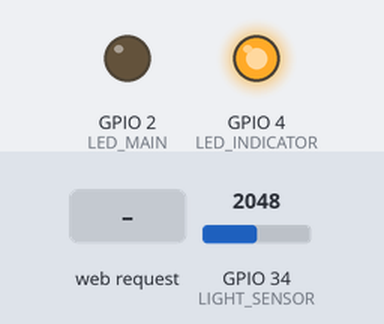
Simulated run of this sketch. Board: ESP32. Shown: output pins drawn as LEDs (lit = HIGH). The test bench sets the inputs (shaded band); at power-on: GPIO 34 (LIGHT_SENSOR) = 2048. WiFi joins after 1.5 s; servers stay silent unless stated; what the sketch prints to the serial monitor is not drawn.

Above: at 2.7 s.
2.8 s: GPIO 34 (LIGHT_SENSOR) set to 1970
At 4.2 s:
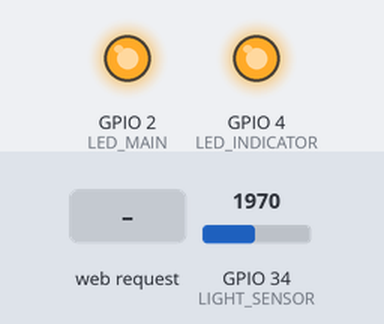
5.0 s: HTTP request GET /indicator?state=0 received
At 5.7 s:
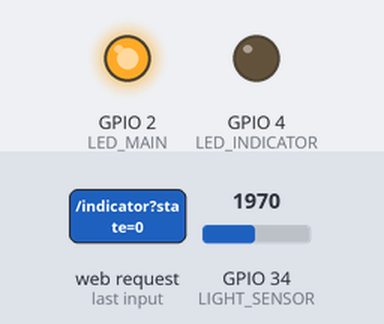
6.5 s: HTTP request GET /toggle received
At 6.8 s:
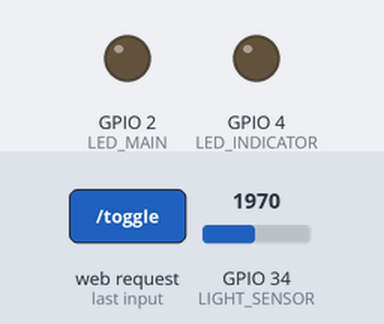
8.0 s: HTTP request GET /toggle?state=1 received
At 9.2 s:
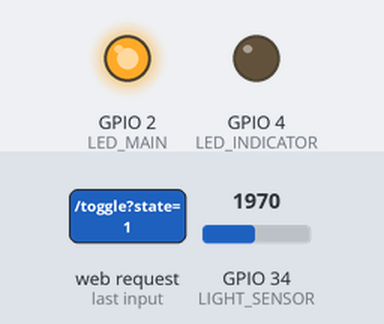
9.5 s: HTTP request GET /toggle?state=0 received
At 10.3 s:
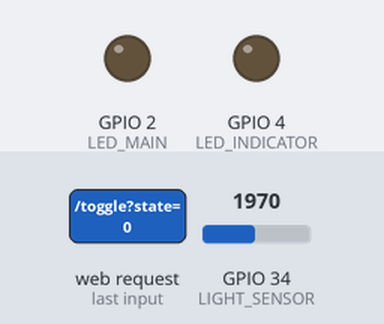
Timing chart, 0 to 12.0 s (numbered marks = the images above; inputs shaded):
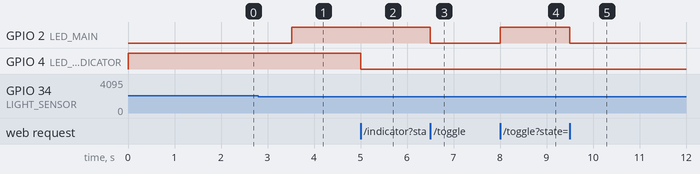

Measured:
- the behaviour switches between 2000 and 1999 on GPIO 34 (LIGHT_SENSOR) (found by bisection; images 0 and 1)
- after the input at 2.8 s, GPIO 2 (LED_MAIN): LOW → HIGH after 0.72 s
- after the input at 5.0 s, GPIO 4 (LED_INDICATOR): HIGH → LOW at once
- after the input at 6.5 s, GPIO 2 (LED_MAIN): HIGH → LOW at once
- after the input at 8.0 s, GPIO 2 (LED_MAIN): LOW → HIGH at once
- after the input at 9.5 s, GPIO 2 (LED_MAIN): HIGH → LOW at once

The sketch:

IoT_Smart_Light.ino
```cpp
#include <WiFi.h>
#include <WebServer.h>

#define LED_MAIN      2
#define LED_INDICATOR 4
#define LIGHT_SENSOR  34
#define LIGHT_THRESHOLD 2000

const char* WIFI_SSID = "Khanh";
const char* WIFI_PASS = "@133057k";

WebServer server(80);

bool manualOverride = false;
bool ledMainState   = false;
bool autoMode       = true;
int  lightValue     = 0;
unsigned long lastSensorRead = 0;

const char INDEX_HTML[] PROGMEM = R"rawliteral(
<!DOCTYPE html>
<html lang="vi">
<head>
<meta charset="UTF-8">
<meta name="viewport" content="width=device-width,initial-scale=1,user-scalable=no">
<title>Smart Light</title>
<link href="https://fonts.googleapis.com/css2?family=Syne:wght@400;700;800&family=DM+Mono:wght@400;500&display=swap" rel="stylesheet">
<style>
:root{
  --bg:#0a0a0f;--surface:#12121a;--surface2:#1a1a26;--border:#2a2a3d;
  --accent:#f5c842;--accent2:#ff6b35;--text:#e8e8f0;--muted:#6b6b8a;
  --green:#4ade80;--red:#f87171;--glow:rgba(245,200,66,0.15);
}
*{margin:0;padding:0;box-sizing:border-box;}
body{background:var(--bg);color:var(--text);font-family:'DM Mono',monospace;min-height:100vh;overflow-x:hidden;}
body::before{
  content:'';position:fixed;inset:0;
  background-image:linear-gradient(rgba(245,200,66,0.03) 1px,transparent 1px),
    linear-gradient(90deg,rgba(245,200,66,0.03) 1px,transparent 1px);
  background-size:40px 40px;pointer-events:none;z-index:0;
}
.wrap{position:relative;z-index:1;max-width:480px;margin:0 auto;padding:24px 16px 48px;}

.header{display:flex;align-items:center;gap:12px;margin-bottom:32px;}
.header-icon{width:40px;height:40px;background:var(--accent);border-radius:10px;
  display:flex;align-items:center;justify-content:center;font-size:20px;
  box-shadow:0 0 20px var(--glow);}
.header h1{font-family:'Syne',sans-serif;font-size:22px;font-weight:800;letter-spacing:-0.5px;}
.header p{font-size:11px;color:var(--muted);margin-top:2px;}

.status-bar{background:var(--surface);border:1px solid var(--border);border-radius:14px;
  padding:14px 18px;margin-bottom:20px;display:flex;justify-content:space-between;align-items:center;}
.status-dot{width:8px;height:8px;border-radius:50%;background:var(--red);flex-shrink:0;}
.status-dot.on{background:var(--green);box-shadow:0 0 8px var(--green);}
.status-label{font-size:11px;color:var(--muted);text-transform:uppercase;letter-spacing:1px;}
.status-val{font-size:13px;font-weight:500;}

.card{background:var(--surface);border:1px solid var(--border);border-radius:20px;
  padding:24px;margin-bottom:16px;}
.card-title{font-size:10px;text-transform:uppercase;letter-spacing:2px;color:var(--muted);margin-bottom:18px;}

.big-toggle{width:100%;padding:22px;border-radius:16px;border:none;cursor:pointer;
  font-family:'Syne',sans-serif;font-size:18px;font-weight:800;letter-spacing:1px;
  transition:all 0.2s;position:relative;overflow:hidden;}
.big-toggle.off{background:var(--surface2);color:var(--muted);border:2px solid var(--border);}
.big-toggle.on{background:var(--accent);color:#0a0a0f;box-shadow:0 0 30px var(--glow),0 4px 20px rgba(245,200,66,0.3);}
.big-toggle:active{transform:scale(0.97);}

.meter-wrap{margin-top:18px;}
.meter-label{display:flex;justify-content:space-between;font-size:11px;color:var(--muted);margin-bottom:8px;}
.meter-track{height:8px;background:var(--surface2);border-radius:99px;overflow:hidden;border:1px solid var(--border);}
.meter-fill{height:100%;border-radius:99px;background:linear-gradient(90deg,var(--accent2),var(--accent));
  transition:width 0.5s ease;min-width:4px;}

.row{display:flex;gap:12px;}
.mini-card{flex:1;background:var(--surface2);border:1px solid var(--border);border-radius:14px;padding:16px;}
.mini-val{font-family:'Syne',sans-serif;font-size:24px;font-weight:800;margin-bottom:4px;}
.mini-lbl{font-size:10px;color:var(--muted);text-transform:uppercase;letter-spacing:1px;}

.toggle-row{display:flex;justify-content:space-between;align-items:center;padding:12px 0;
  border-bottom:1px solid var(--border);}
.toggle-row:last-child{border-bottom:none;}
.toggle-name{font-size:13px;}
.toggle-sub{font-size:11px;color:var(--muted);margin-top:2px;}
.switch{position:relative;width:46px;height:26px;flex-shrink:0;}
.switch input{opacity:0;width:0;height:0;}
.slider{position:absolute;inset:0;background:var(--surface2);border:1px solid var(--border);
  border-radius:99px;cursor:pointer;transition:0.25s;}
.slider::before{content:'';position:absolute;width:18px;height:18px;left:3px;top:3px;
  background:var(--muted);border-radius:50%;transition:0.25s;}
input:checked+.slider{background:var(--accent);border-color:var(--accent);}
input:checked+.slider::before{transform:translateX(20px);background:#0a0a0f;}

.wifi-form input{width:100%;background:var(--surface2);border:1px solid var(--border);border-radius:10px;
  padding:12px 14px;color:var(--text);font-family:'DM Mono',monospace;font-size:13px;margin-bottom:10px;outline:none;}
.wifi-form input:focus{border-color:var(--accent);}
.wifi-form button{width:100%;padding:13px;background:var(--accent2);color:#fff;border:none;border-radius:10px;
  font-family:'Syne',sans-serif;font-weight:700;font-size:14px;cursor:pointer;transition:0.2s;}
.wifi-form button:active{transform:scale(0.98);opacity:0.9;}

.log{background:var(--surface2);border:1px solid var(--border);border-radius:10px;
  padding:12px;font-size:11px;color:var(--muted);line-height:1.8;max-height:120px;overflow-y:auto;}
.log span{color:var(--accent);}

.badge{display:inline-block;padding:3px 10px;border-radius:99px;font-size:10px;font-weight:600;
  text-transform:uppercase;letter-spacing:1px;}
.badge.auto{background:rgba(74,222,128,0.1);color:var(--green);border:1px solid rgba(74,222,128,0.3);}
.badge.manual{background:rgba(245,200,66,0.1);color:var(--accent);border:1px solid rgba(245,200,66,0.3);}
</style>
</head>
<body>
<div class="wrap">

  <div class="header">
    <div class="header-icon">💡</div>
    <div>
      <h1>Smart Light</h1>
      <p id="ip-label">ESP32</p>
    </div>
  </div>

  <div class="status-bar">
    <div>
      <div class="status-label">Trạng thái</div>
      <div style="display:flex;align-items:center;gap:8px;margin-top:4px;">
        <div class="status-dot" id="dot"></div>
        <span class="status-val" id="state-txt">--</span>
        <span class="badge" id="mode-badge">--</span>
      </div>
    </div>
    <div style="text-align:right;">
      <div class="status-label">Ánh sáng</div>
      <div class="status-val" style="margin-top:4px;" id="lux-val">-- ADC</div>
    </div>
  </div>

  <div class="card">
    <div class="card-title">Điều khiển đèn chính</div>
    <button class="big-toggle off" id="main-btn" onclick="toggleMain()">⬤ TẮT</button>
    <div class="meter-wrap">
      <div class="meter-label">
        <span>Cảm biến ánh sáng</span>
        <span id="meter-pct">0%</span>
      </div>
      <div class="meter-track"><div class="meter-fill" id="meter-fill" style="width:0%"></div></div>
    </div>
  </div>

  <div class="row">
    <div class="mini-card">
      <div class="mini-val" id="lux-big">0</div>
      <div class="mini-lbl">ADC Raw</div>
    </div>
    <div class="mini-card">
      <div class="mini-val" id="threshold-val">2000</div>
      <div class="mini-lbl">Ngưỡng tối</div>
    </div>
    <div class="mini-card">
      <div class="mini-val" id="ind-val">--</div>
      <div class="mini-lbl">Indicator</div>
    </div>
  </div>

  <div class="card" style="margin-top:16px;">
    <div class="card-title">Cài đặt</div>
    <div class="toggle-row">
      <div>
        <div class="toggle-name">Auto Mode</div>
        <div class="toggle-sub">Tự bật khi trời tối</div>
      </div>
      <label class="switch">
        <input type="checkbox" id="auto-sw" onchange="setAuto(this.checked)" checked>
        <span class="slider"></span>
      </label>
    </div>
    <div class="toggle-row">
      <div>
        <div class="toggle-name">Đèn Indicator (LED2)</div>
        <div class="toggle-sub">Đèn trạng thái phụ</div>
      </div>
      <label class="switch">
        <input type="checkbox" id="ind-sw" onchange="setIndicator(this.checked)">
        <span class="slider"></span>
      </label>
    </div>
  </div>

  <div class="card">
    <div class="card-title">Kết nối WiFi</div>
    <div class="wifi-form">
      <input type="text" id="ssid" placeholder="Tên WiFi (SSID)">
      <input type="password" id="pass" placeholder="Mật khẩu WiFi">
      <button onclick="saveWifi()">💾 LƯU & KẾT NỐI</button>
    </div>
  </div>

  <div class="card">
    <div class="card-title">Activity Log</div>
    <div class="log" id="log">
      <span>[BOOT]</span> Smart Light khởi động...<br>
    </div>
  </div>

</div>

<script>
let logs = [];
function addLog(msg){
  const now = new Date();
  const t = now.toTimeString().slice(0,8);
  logs.unshift('<span>['+t+']</span> '+msg);
  if(logs.length>20) logs.pop();
  document.getElementById('log').innerHTML = logs.join('<br>');
}

function toggleMain(){
  fetch('/toggle').then(r=>r.json()).then(d=>{
    updateUI(d);
    addLog('Đèn '+(d.led?'BẬT':'TẮT')+' (manual)');
  });
}
function setAuto(v){
  fetch('/auto?state='+(v?1:0)).then(r=>r.json()).then(d=>{
    updateUI(d);
    addLog('Auto mode: '+(v?'BẬT':'TẮT'));
  });
}
function setIndicator(v){
  fetch('/indicator?state='+(v?1:0)).then(r=>r.json()).then(d=>{
    addLog('Indicator LED: '+(v?'BẬT':'TẮT'));
  });
}
function saveWifi(){
  const s=document.getElementById('ssid').value;
  const p=document.getElementById('pass').value;
  if(!s){alert('Nhập SSID!');return;}
  fetch('/wifi?ssid='+encodeURIComponent(s)+'&pass='+encodeURIComponent(p))
    .then(r=>r.json()).then(d=>{
      addLog('Đã lưu WiFi: '+s+' — đang kết nối...');
    });
}
function updateUI(d){
  const btn = document.getElementById('main-btn');
  const dot  = document.getElementById('dot');
  const txt  = document.getElementById('state-txt');
  const badge= document.getElementById('mode-badge');
  if(d.led){
    btn.className='big-toggle on'; btn.textContent='● ĐANG BẬT';
    dot.className='status-dot on'; txt.textContent='Đèn BẬT';
  } else {
    btn.className='big-toggle off'; btn.textContent='⬤ TẮT';
    dot.className='status-dot'; txt.textContent='Đèn TẮT';
  }
  if(d.auto){
    badge.textContent='AUTO'; badge.className='badge auto';
  } else {
    badge.textContent='MANUAL'; badge.className='badge manual';
  }
  const raw  = d.light||0;
  const pct  = Math.min(100,Math.round(raw/4095*100));
  document.getElementById('lux-val').textContent  = raw+' ADC';
  document.getElementById('lux-big').textContent  = raw;
  document.getElementById('meter-pct').textContent= pct+'%';
  document.getElementById('meter-fill').style.width= pct+'%';
  document.getElementById('auto-sw').checked = !!d.auto;
  document.getElementById('ind-sw').checked  = !!d.indicator;
  document.getElementById('ind-val').textContent   = d.indicator?'ON':'OFF';
}

function poll(){
  fetch('/status').then(r=>r.json()).then(d=>{
    updateUI(d);
  }).catch(()=>{});
}
poll();
setInterval(poll,2000);
</script>
</body>
</html>
)rawliteral";

void handleRoot() {
  server.send_P(200, "text/html", INDEX_HTML);
}

void handleStatus() {
  bool indState = digitalRead(LED_INDICATOR);
  String json = "{\"led\":" + String(ledMainState?1:0) +
                ",\"auto\":" + String(autoMode?1:0) +
                ",\"light\":" + String(lightValue) +
                ",\"indicator\":" + String(indState?1:0) + "}";
  server.send(200, "application/json", json);
}

void handleToggle() {
  autoMode = false;
  manualOverride = true;
  ledMainState = !ledMainState;
  digitalWrite(LED_MAIN, ledMainState ? HIGH : LOW);
  handleStatus();
}

void handleAuto() {
  if (server.hasArg("state")) {
    autoMode = server.arg("state") == "1";
    if (autoMode) manualOverride = false;
  }
  handleStatus();
}

void handleIndicator() {
  if (server.hasArg("state")) {
    bool v = server.arg("state") == "1";
    digitalWrite(LED_INDICATOR, v ? HIGH : LOW);
  }
  handleStatus();
}


void readSensor() {
  if (millis() - lastSensorRead < 1000) return;
  lastSensorRead = millis();
  long sum = 0;
  for (int i = 0; i < 10; i++) {
    sum += analogRead(LIGHT_SENSOR);
    delay(2);
  }
  lightValue = sum / 10;
  if (autoMode && !manualOverride) {
    bool shouldOn = lightValue < LIGHT_THRESHOLD;
    if (shouldOn != ledMainState) {
      ledMainState = shouldOn;
      digitalWrite(LED_MAIN, ledMainState ? HIGH : LOW);
    }
  }
}

void setup() {
  Serial.begin(115200);
  pinMode(LED_MAIN, OUTPUT);
  pinMode(LED_INDICATOR, OUTPUT);
  digitalWrite(LED_MAIN, LOW);
  digitalWrite(LED_INDICATOR, HIGH);

  WiFi.begin(WIFI_SSID, WIFI_PASS);
  Serial.print("Connecting WiFi");
  while (WiFi.status() != WL_CONNECTED) {
    delay(500);
    Serial.print(".");
  }
  Serial.println("\nIP: " + WiFi.localIP().toString());

  server.on("/",          handleRoot);
  server.on("/status",    handleStatus);
  server.on("/toggle",    handleToggle);
  server.on("/auto",      handleAuto);
  server.on("/indicator", handleIndicator);
  server.begin();
  Serial.println("Server started");
}

void loop() {
  server.handleClient();
  readSensor();
}
```
